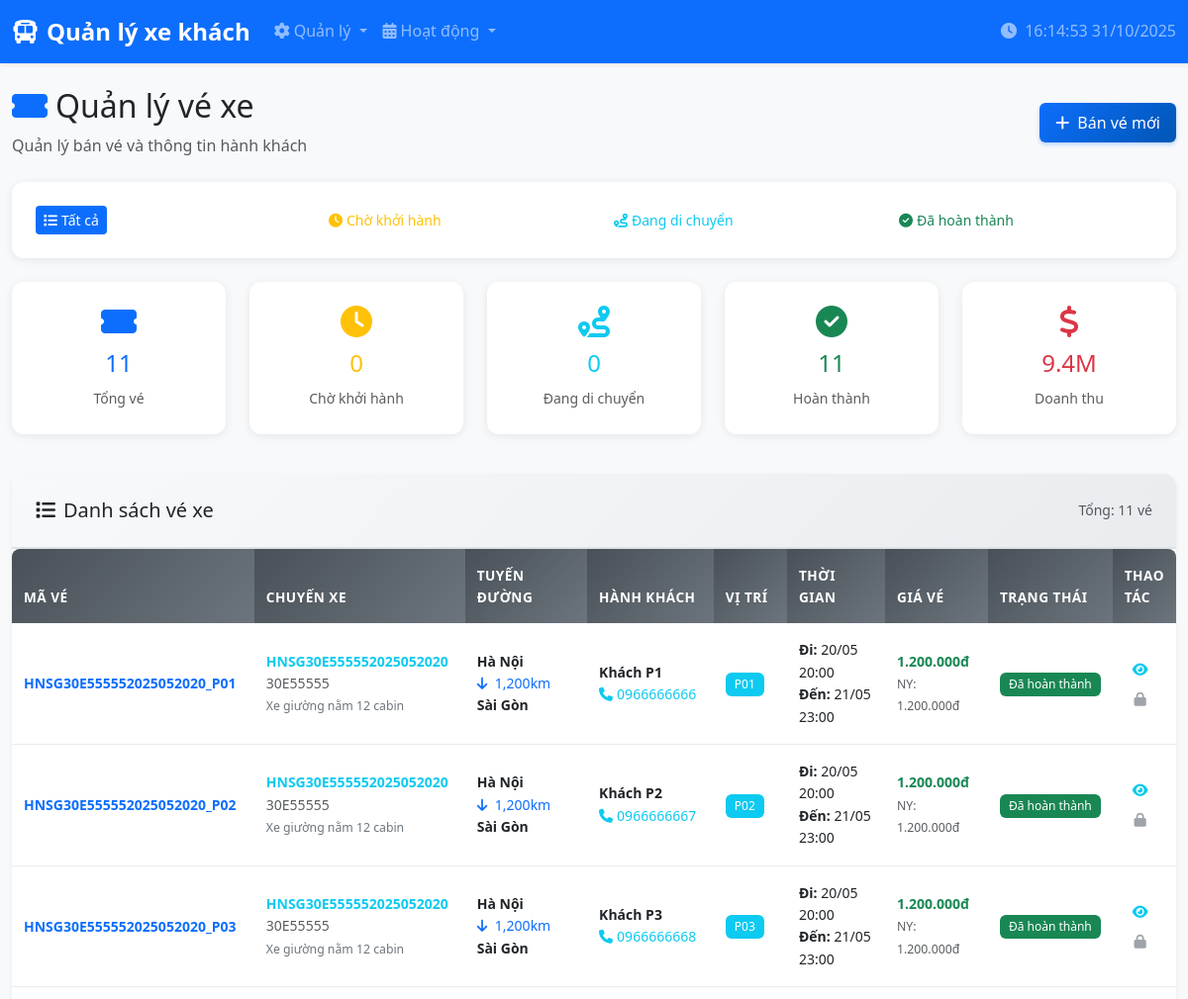
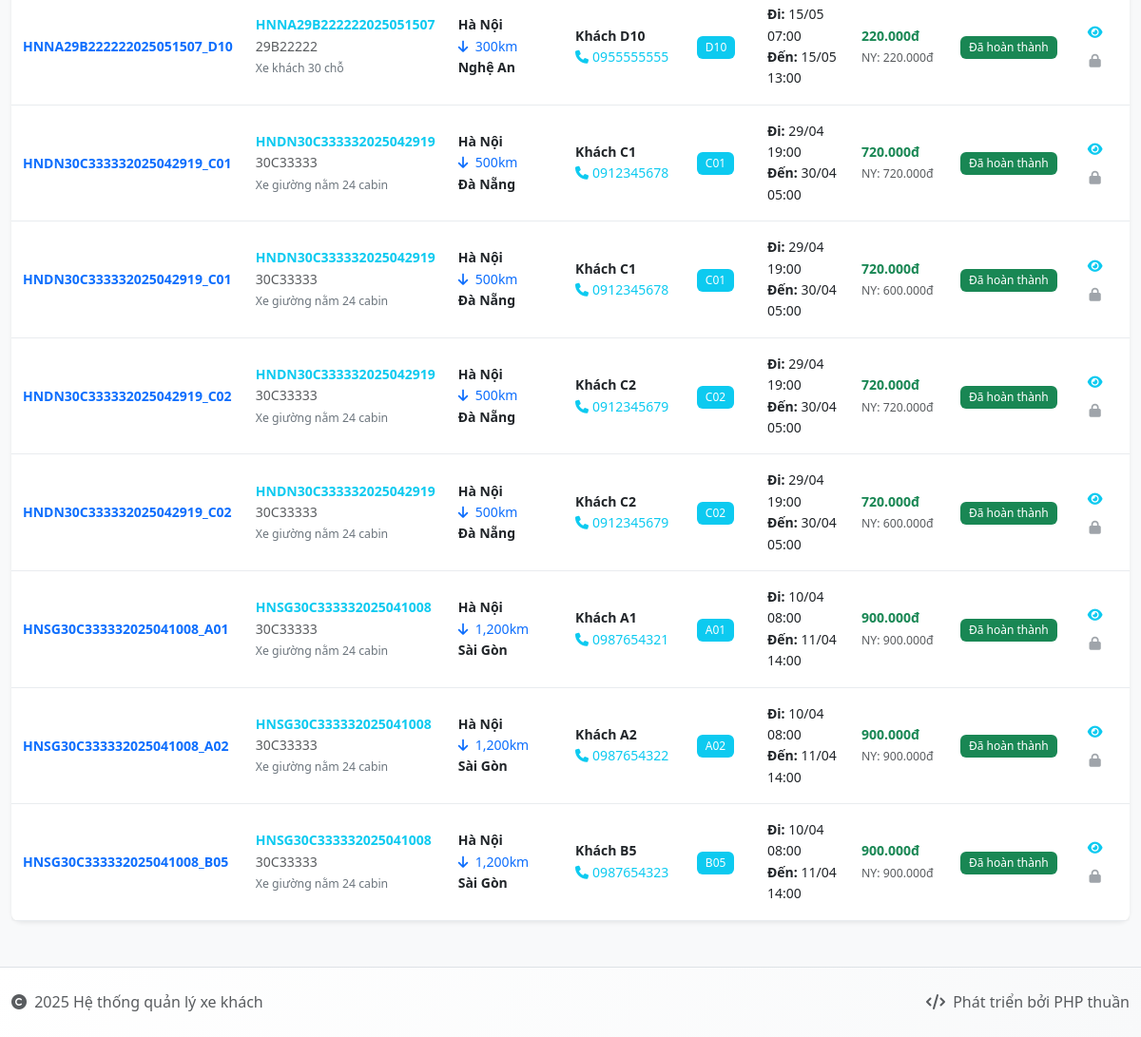
Screenshot of /quanly_xe_khach/ve_xe/index.php with the database file from the repository (2 pictures, top to bottom).
### tables this page shows
CREATE TABLE `ve_xe` (
  `MaVe` varchar(100) NOT NULL,
  `MaChuyenXe` varchar(50) NOT NULL,
  `ViTri` varchar(10) NOT NULL,
  `TenHanhKhach` varchar(100) DEFAULT NULL,
  `SDTHanhKhach` varchar(15) DEFAULT NULL,
  `GiaVeThucTe` decimal(10,2) DEFAULT NULL,
  PRIMARY KEY (`MaVe`),
  UNIQUE KEY `MaChuyenXe` (`MaChuyenXe`,`ViTri`),
  CONSTRAINT `ve_xe_ibfk_1` FOREIGN KEY (`MaChuyenXe`) REFERENCES `chuyen_xe` (`MaChuyenXe`)
);

CREATE TABLE `xe_khach` (
  `MaXe` varchar(8) NOT NULL,
  `MaLoaiXe` varchar(10) NOT NULL,
  `SoNgayBDConLai` int(11) DEFAULT 360,
  `HanDangKiem` date DEFAULT NULL,
  PRIMARY KEY (`MaXe`),
  KEY `MaLoaiXe` (`MaLoaiXe`),
  CONSTRAINT `xe_khach_ibfk_1` FOREIGN KEY (`MaLoaiXe`) REFERENCES `loai_xe` (`MaLoaiXe`),
  CONSTRAINT `CONSTRAINT_1` CHECK (`SoNgayBDConLai` <= 360)
);

CREATE TABLE `loai_xe` (
  `MaLoaiXe` varchar(10) NOT NULL,
  `TenLoaiXe` varchar(50) NOT NULL,
  `SoGhe` int(11) NOT NULL,
  PRIMARY KEY (`MaLoaiXe`)
);

CREATE TABLE `tuyen_duong` (
  `MaTuyenDuong` varchar(4) NOT NULL,
  `DiemDau` varchar(100) NOT NULL,
  `DiemCuoi` varchar(100) NOT NULL,
  `DoPhucTap` int(11) DEFAULT NULL CHECK (`DoPhucTap` in (1,2,3)),
  `DoDai` int(11) NOT NULL,
  PRIMARY KEY (`MaTuyenDuong`)
);

CREATE TABLE `chuyen_xe` (
  `MaChuyenXe` varchar(50) NOT NULL,
  `MaXe` varchar(8) NOT NULL,
  `MaTuyenDuong` varchar(4) NOT NULL,
  `GioDi` datetime NOT NULL,
  `GioDen` datetime NOT NULL,
  `TrangThai` int(11) DEFAULT 1,
  PRIMARY KEY (`MaChuyenXe`),
  KEY `MaXe` (`MaXe`),
  KEY `MaTuyenDuong` (`MaTuyenDuong`),
  CONSTRAINT `chuyen_xe_ibfk_1` FOREIGN KEY (`MaXe`) REFERENCES `xe_khach` (`MaXe`),
  CONSTRAINT `chuyen_xe_ibfk_2` FOREIGN KEY (`MaTuyenDuong`) REFERENCES `tuyen_duong` (`MaTuyenDuong`)
);

CREATE TABLE `bang_gia` (
  `MaTuyenDuong` varchar(4) NOT NULL,
  `MaLoaiXe` varchar(10) NOT NULL,
  `NgayBatDau` date NOT NULL,
  `NgayKetThuc` date DEFAULT NULL,
  `GiaVeNiemYet` decimal(10,2) NOT NULL,
  PRIMARY KEY (`MaTuyenDuong`,`MaLoaiXe`,`NgayBatDau`),
  KEY `MaLoaiXe` (`MaLoaiXe`),
  CONSTRAINT `bang_gia_ibfk_1` FOREIGN KEY (`MaTuyenDuong`) REFERENCES `tuyen_duong` (`MaTuyenDuong`),
  CONSTRAINT `bang_gia_ibfk_2` FOREIGN KEY (`MaLoaiXe`) REFERENCES `loai_xe` (`MaLoaiXe`)
);

### quanly_xe_khach/ve_xe/index.php (the view, shortened to what the rows shown need)
<?php
$database = new Database();
$db = $database->getConnection();
try {
    $query = "SELECT vx.*,
                     cx.GioDi, cx.GioDen, cx.TrangThai as TrangThaiChuyen,
                     td.DiemDau, td.DiemCuoi, td.DoDai,
                     xk.MaXe, lx.TenLoaiXe, lx.SoGhe,
                     bg.GiaVeNiemYet,
                     CASE cx.TrangThai
                         WHEN 1 THEN 'Chờ khởi hành'
                         WHEN 2 THEN 'Hoàn thành'
                         ELSE 'Không xác định'
                     END as TenTrangThai,
                     CASE
                         WHEN cx.GioDi <= NOW() AND cx.TrangThai = 1 THEN 'Đang di chuyển'
                         WHEN cx.GioDi > NOW() AND cx.TrangThai = 1 THEN 'Chờ khởi hành'
                         WHEN cx.TrangThai = 2 THEN 'Đã hoàn thành'
                         ELSE 'Bình thường'
                     END as TinhTrang
              FROM ve_xe vx
              LEFT JOIN chuyen_xe cx ON vx.MaChuyenXe = cx.MaChuyenXe
              LEFT JOIN tuyen_duong td ON cx.MaTuyenDuong = td.MaTuyenDuong
              LEFT JOIN xe_khach xk ON cx.MaXe = xk.MaXe
              LEFT JOIN loai_xe lx ON xk.MaLoaiXe = lx.MaLoaiXe
              LEFT JOIN bang_gia bg ON (cx.MaTuyenDuong = bg.MaTuyenDuong
                                       AND xk.MaLoaiXe = bg.MaLoaiXe
                                       AND bg.NgayBatDau <= cx.GioDi
                                       AND (bg.NgayKetThuc IS NULL OR bg.NgayKetThuc >= cx.GioDi))
              ORDER BY cx.GioDi DESC, vx.ViTri";
    $stmt = $db->prepare($query);
    $stmt->execute();
    $ve_xe_list = $stmt->fetchAll(PDO::FETCH_ASSOC);
} catch(PDOException $e) {
    $error = "Lỗi truy vấn: " . $e->getMessage();
}
include '../includes/header.php';
?>
<div class="row">
    <div class="col-12">
        <div class="d-flex justify-content-between align-items-center mb-4">
            <div>
                <h2><i class="fas fa-ticket-alt text-primary me-2"></i>Quản lý vé xe</h2>
            </div>
        </div>
        <div class="card shadow-sm">
            <div class="card-body p-0">
                <?php if (empty($ve_xe_list)): ?>
                    <div class="text-center py-5">
                        <i class="fas fa-ticket-alt fa-3x text-muted mb-3"></i>
                        <p class="text-muted">Chưa có vé nào</p>
                        <a href="create.php" class="btn btn-primary">
                            <i class="fas fa-plus me-2"></i>Bán vé đầu tiên
                        </a>
                    </div>
                <?php else: ?>
                    <div class="table-responsive">
                        <table class="table table-hover mb-0" id="veXeTable">
                            <thead class="table-dark">
                            <tr>
                                <th width="10%">Mã vé</th>
                                <th width="12%">Chuyến xe</th>
                                <th width="18%">Tuyến đường</th>
                                <th width="15%">Hành khách</th>
                                <th width="8%">Vị trí</th>
                                <th width="15%">Thời gian</th>
                                <th width="10%">Giá vé</th>
                                <th width="8%">Trạng thái</th>
                                <th width="4%">Thao tác</th>
                            </tr>
                            </thead>
                            <tbody>
                            <?php foreach ($ve_xe_list as $ve): ?>
                                <tr data-status="<?php echo strtolower(str_replace(' ', '_', $ve['TinhTrang'])); ?>">
                                    <td>
                                        <span class="fw-bold text-primary small"><?php echo htmlspecialchars($ve['MaVe']); ?></span>
                                    </td>
                                    <td>
                                        <div class="small">
                                            <div class="fw-bold text-info"><?php echo htmlspecialchars($ve['MaChuyenXe']); ?></div>
                                            <div class="text-muted"><?php echo htmlspecialchars($ve['MaXe']); ?></div>
                                            <small class="text-secondary"><?php echo htmlspecialchars($ve['TenLoaiXe']); ?></small>
                                        </div>
                                    </td>
                                    <td>
                                        <div class="small">
                                            <div class="fw-semibold"><?php echo htmlspecialchars($ve['DiemDau']); ?></div>
                                            <div class="text-primary">
                                                <i class="fas fa-arrow-down me-1"></i>
                                                <?php echo number_format($ve['DoDai'], 0); ?>km
                                            </div>
                                            <div class="fw-semibold"><?php echo htmlspecialchars($ve['DiemCuoi']); ?></div>
                                        </div>
                                    </td>
                                    <td>
                                        <div class="small">
                                            <div class="fw-bold"><?php echo htmlspecialchars($ve['TenHanhKhach']); ?></div>
                                            <div class="text-info">
                                                <i class="fas fa-phone me-1"></i><?php echo htmlspecialchars($ve['SDTHanhKhach']); ?>
                                            </div>
                                        </div>
                                    </td>
                                    <td>
                                    <span class="badge bg-info">
                                        <?php echo htmlspecialchars($ve['ViTri']); ?>
                                    </span>
                                    </td>
                                    <td>
                                        <div class="small">
                                            <div><strong>Đi:</strong> <?php echo date('d/m H:i', strtotime($ve['GioDi'])); ?></div>
                                            <div><strong>Đến:</strong> <?php echo date('d/m H:i', strtotime($ve['GioDen'])); ?></div>
                                        </div>
                                    </td>
                                    <td>
                                        <div class="small">
                                            <?php if ($ve['GiaVeThucTe']): ?>
                                                <span class="fw-bold text-success">
                                                <?php echo number_format($ve['GiaVeThucTe'], 0, ',', '.'); ?>đ
                                            </span>
                                            <?php else: ?>
                                                <span class="text-muted">Chưa cập nhật</span>
                                            <?php endif; ?>
                                            <?php if ($ve['GiaVeNiemYet']): ?>
                                                <br><small class="text-muted">
                                                    NY: <?php echo number_format($ve['GiaVeNiemYet'], 0, ',', '.'); ?>đ
                                                </small>
                                            <?php endif; ?>
                                        </div>
                                    </td>
                                    <td>
                                        <?php
                                        $trang_thai_class = '';
                                        switch($ve['TinhTrang']) {
                                            case 'Đã hoàn thành': $trang_thai_class = 'bg-success'; break;
                                        }
                                        ?>
                                        <span class="badge <?php echo $trang_thai_class; ?> small">
                                        <?php echo $ve['TinhTrang']; ?>
                                    </span>
                                    </td>
                                    <td>
                                        <div class="btn-group-vertical" role="group">
                                            <a href="view.php?id=<?php echo $ve['MaVe']; ?>"
                                               class="btn btn-sm btn-outline-info"
                                               data-bs-toggle="tooltip" title="Xem chi tiết">
                                                <i class="fas fa-eye"></i>
                                            </a>
                                            <?php if ($ve['TrangThaiChuyen'] == 1 && strtotime($ve['GioDi']) > time()): ?>
                                                <a href="edit.php?id=<?php echo $ve['MaVe']; ?>"
                                                   class="btn btn-sm btn-outline-warning"
                                                   data-bs-toggle="tooltip" title="Chỉnh sửa">
                                                    <i class="fas fa-edit"></i>
                                                </a>
                                                <a href="index.php?delete=<?php echo $ve['MaVe']; ?>"
                                                   class="btn btn-sm btn-outline-danger"
                                                   data-bs-toggle="tooltip" title="Hủy vé"
                                                   data-confirm="Bạn có chắc muốn hủy vé này?">
                                                    <i class="fas fa-trash"></i>
                                                </a>
                                            <?php else: ?>
                                                <button class="btn btn-sm btn-outline-secondary" disabled
                                                        data-bs-toggle="tooltip" title="Không thể sửa/hủy">
                                                    <i class="fas fa-lock"></i>
                                                </button>
                                            <?php endif; ?>
                                        </div>
                                    </td>
                                </tr>
                            <?php endforeach; ?>
                            </tbody>
                        </table>
                    </div>
                <?php endif; ?>
            </div>
        </div>
    </div>
</div>
<?php include '../includes/footer.php'; ?>

### rows the page displays
ve_xe: MaVe "HNSG30E555552025052020_P01", MaChuyenXe "HNSG30E555552025052020", xe_khach.MaXe "30E55555", loai_xe.TenLoaiXe "Xe giường nằm 12 cabin", tuyen_duong.DiemDau "Hà Nội", tuyen_duong.DoDai "1,200", tuyen_duong.DiemCuoi "Sài Gòn", TenHanhKhach "Khách P1", SDTHanhKhach "0966666666", ViTri "P01", MaChuyenXe.GioDi "20/05 20:00", MaChuyenXe.GioDen "21/05 23:00", GiaVeThucTe "1.200.000", bang_gia.GiaVeNiemYet "1.200.000", TinhTrang "Đã hoàn thành"
ve_xe: MaVe "HNSG30E555552025052020_P02", MaChuyenXe "HNSG30E555552025052020", xe_khach.MaXe "30E55555", loai_xe.TenLoaiXe "Xe giường nằm 12 cabin", tuyen_duong.DiemDau "Hà Nội", tuyen_duong.DoDai "1,200", tuyen_duong.DiemCuoi "Sài Gòn", TenHanhKhach "Khách P2", SDTHanhKhach "0966666667", ViTri "P02", MaChuyenXe.GioDi "20/05 20:00", MaChuyenXe.GioDen "21/05 23:00", GiaVeThucTe "1.200.000", bang_gia.GiaVeNiemYet "1.200.000", TinhTrang "Đã hoàn thành"
ve_xe: MaVe "HNSG30E555552025052020_P03", MaChuyenXe "HNSG30E555552025052020", xe_khach.MaXe "30E55555", loai_xe.TenLoaiXe "Xe giường nằm 12 cabin", tuyen_duong.DiemDau "Hà Nội", tuyen_duong.DoDai "1,200", tuyen_duong.DiemCuoi "Sài Gòn", TenHanhKhach "Khách P3", SDTHanhKhach "0966666668", ViTri "P03", MaChuyenXe.GioDi "20/05 20:00", MaChuyenXe.GioDen "21/05 23:00", GiaVeThucTe "1.200.000", bang_gia.GiaVeNiemYet "1.200.000", TinhTrang "Đã hoàn thành"
ve_xe: MaVe "HNNA29B222222025051507_D10", MaChuyenXe "HNNA29B222222025051507", xe_khach.MaXe "29B22222", loai_xe.TenLoaiXe "Xe khách 30 chỗ", tuyen_duong.DiemDau "Hà Nội", tuyen_duong.DoDai "300", tuyen_duong.DiemCuoi "Nghệ An", TenHanhKhach "Khách D10", SDTHanhKhach "0955555555", ViTri "D10", MaChuyenXe.GioDi "15/05 07:00", MaChuyenXe.GioDen "15/05 13:00", GiaVeThucTe "220.000", bang_gia.GiaVeNiemYet "220.000", TinhTrang "Đã hoàn thành"
ve_xe: MaVe "HNDN30C333332025042919_C01", MaChuyenXe "HNDN30C333332025042919", xe_khach.MaXe "30C33333", loai_xe.TenLoaiXe "Xe giường nằm 24 cabin", tuyen_duong.DiemDau "Hà Nội", tuyen_duong.DoDai "500", tuyen_duong.DiemCuoi "Đà Nẵng", TenHanhKhach "Khách C1", SDTHanhKhach "0912345678", ViTri "C01", MaChuyenXe.GioDi "29/04 19:00", MaChuyenXe.GioDen "30/04 05:00", GiaVeThucTe "720.000", bang_gia.GiaVeNiemYet "720.000", TinhTrang "Đã hoàn thành", bang_gia.GiaVeNiemYet "600.000"
ve_xe: MaVe "HNDN30C333332025042919_C02", MaChuyenXe "HNDN30C333332025042919", xe_khach.MaXe "30C33333", loai_xe.TenLoaiXe "Xe giường nằm 24 cabin", tuyen_duong.DiemDau "Hà Nội", tuyen_duong.DoDai "500", tuyen_duong.DiemCuoi "Đà Nẵng", TenHanhKhach "Khách C2", SDTHanhKhach "0912345679", ViTri "C02", MaChuyenXe.GioDi "29/04 19:00", MaChuyenXe.GioDen "30/04 05:00", GiaVeThucTe "720.000", bang_gia.GiaVeNiemYet "720.000", TinhTrang "Đã hoàn thành", bang_gia.GiaVeNiemYet "600.000"
ve_xe: MaVe "HNSG30C333332025041008_A01", MaChuyenXe "HNSG30C333332025041008", xe_khach.MaXe "30C33333", loai_xe.TenLoaiXe "Xe giường nằm 24 cabin", tuyen_duong.DiemDau "Hà Nội", tuyen_duong.DoDai "1,200", tuyen_duong.DiemCuoi "Sài Gòn", TenHanhKhach "Khách A1", SDTHanhKhach "0987654321", ViTri "A01", MaChuyenXe.GioDi "10/04 08:00", MaChuyenXe.GioDen "11/04 14:00", GiaVeThucTe "900.000", bang_gia.GiaVeNiemYet "900.000", TinhTrang "Đã hoàn thành"
ve_xe: MaVe "HNSG30C333332025041008_A02", MaChuyenXe "HNSG30C333332025041008", xe_khach.MaXe "30C33333", loai_xe.TenLoaiXe "Xe giường nằm 24 cabin", tuyen_duong.DiemDau "Hà Nội", tuyen_duong.DoDai "1,200", tuyen_duong.DiemCuoi "Sài Gòn", TenHanhKhach "Khách A2", SDTHanhKhach "0987654322", ViTri "A02", MaChuyenXe.GioDi "10/04 08:00", MaChuyenXe.GioDen "11/04 14:00", GiaVeThucTe "900.000", bang_gia.GiaVeNiemYet "900.000", TinhTrang "Đã hoàn thành"
ve_xe: MaVe "HNSG30C333332025041008_B05", MaChuyenXe "HNSG30C333332025041008", xe_khach.MaXe "30C33333", loai_xe.TenLoaiXe "Xe giường nằm 24 cabin", tuyen_duong.DiemDau "Hà Nội", tuyen_duong.DoDai "1,200", tuyen_duong.DiemCuoi "Sài Gòn", TenHanhKhach "Khách B5", SDTHanhKhach "0987654323", ViTri "B05", MaChuyenXe.GioDi "10/04 08:00", MaChuyenXe.GioDen "11/04 14:00", GiaVeThucTe "900.000", bang_gia.GiaVeNiemYet "900.000", TinhTrang "Đã hoàn thành"

### other values shown
$total_tickets "11"
$waiting_tickets "0"
$traveling_tickets "0"
$completed_tickets "11"
$total_revenue/1000000 "9.4"
